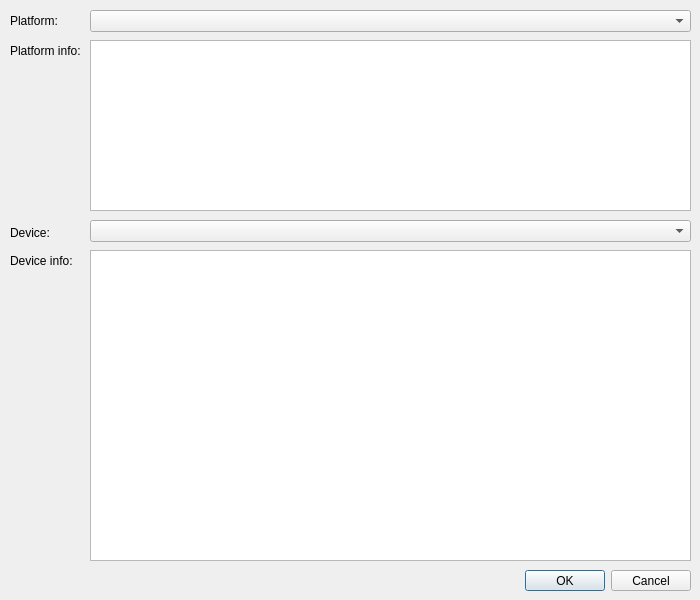
<?xml version="1.0" encoding="UTF-8"?>
<ui version="4.0">
 <class>CLManagerGUI</class>
 <widget class="QDialog" name="CLManagerGUI">
  <property name="geometry">
   <rect>
    <x>0</x>
    <y>0</y>
    <width>700</width>
    <height>600</height>
   </rect>
  </property>
  <property name="windowTitle">
   <string>OpenCL Setup</string>
  </property>
  <widget class="QDialogButtonBox" name="buttonBox">
   <property name="geometry">
    <rect>
     <x>10</x>
     <y>570</y>
     <width>681</width>
     <height>21</height>
    </rect>
   </property>
   <property name="orientation">
    <enum>Qt::Horizontal</enum>
   </property>
   <property name="standardButtons">
    <set>QDialogButtonBox::Cancel|QDialogButtonBox::Ok</set>
   </property>
  </widget>
  <widget class="QLabel" name="PlatformLabel">
   <property name="geometry">
    <rect>
     <x>10</x>
     <y>11</y>
     <width>81</width>
     <height>20</height>
    </rect>
   </property>
   <property name="text">
    <string>Platform:</string>
   </property>
  </widget>
  <widget class="QComboBox" name="PlatformComboBox">
   <property name="geometry">
    <rect>
     <x>90</x>
     <y>10</y>
     <width>601</width>
     <height>22</height>
    </rect>
   </property>
  </widget>
  <widget class="QLabel" name="PlatformInfoLabel">
   <property name="geometry">
    <rect>
     <x>10</x>
     <y>40</y>
     <width>71</width>
     <height>21</height>
    </rect>
   </property>
   <property name="text">
    <string>Platform info:</string>
   </property>
  </widget>
  <widget class="QPlainTextEdit" name="PlatformInfoPlainTextEdit">
   <property name="geometry">
    <rect>
     <x>90</x>
     <y>40</y>
     <width>601</width>
     <height>171</height>
    </rect>
   </property>
   <property name="readOnly">
    <bool>true</bool>
   </property>
  </widget>
  <widget class="QLabel" name="DeviceLabel">
   <property name="geometry">
    <rect>
     <x>10</x>
     <y>222</y>
     <width>71</width>
     <height>21</height>
    </rect>
   </property>
   <property name="text">
    <string>Device:</string>
   </property>
  </widget>
  <widget class="QComboBox" name="DeviceComboBox">
   <property name="geometry">
    <rect>
     <x>90</x>
     <y>220</y>
     <width>601</width>
     <height>22</height>
    </rect>
   </property>
  </widget>
  <widget class="QLabel" name="DeviceInfoLabel">
   <property name="geometry">
    <rect>
     <x>10</x>
     <y>251</y>
     <width>71</width>
     <height>20</height>
    </rect>
   </property>
   <property name="text">
    <string>Device info:</string>
   </property>
  </widget>
  <widget class="QPlainTextEdit" name="DeviceInfoPlainTextEdit">
   <property name="geometry">
    <rect>
     <x>90</x>
     <y>250</y>
     <width>601</width>
     <height>311</height>
    </rect>
   </property>
   <property name="readOnly">
    <bool>true</bool>
   </property>
  </widget>
 </widget>
 <resources/>
 <connections>
  <connection>
   <sender>buttonBox</sender>
   <signal>accepted()</signal>
   <receiver>CLManagerGUI</receiver>
   <slot>accept()</slot>
   <hints>
    <hint type="sourcelabel">
     <x>248</x>
     <y>254</y>
    </hint>
    <hint type="destinationlabel">
     <x>157</x>
     <y>274</y>
    </hint>
   </hints>
  </connection>
  <connection>
   <sender>buttonBox</sender>
   <signal>rejected()</signal>
   <receiver>CLManagerGUI</receiver>
   <slot>reject()</slot>
   <hints>
    <hint type="sourcelabel">
     <x>316</x>
     <y>260</y>
    </hint>
    <hint type="destinationlabel">
     <x>286</x>
     <y>274</y>
    </hint>
   </hints>
  </connection>
 </connections>
</ui>
